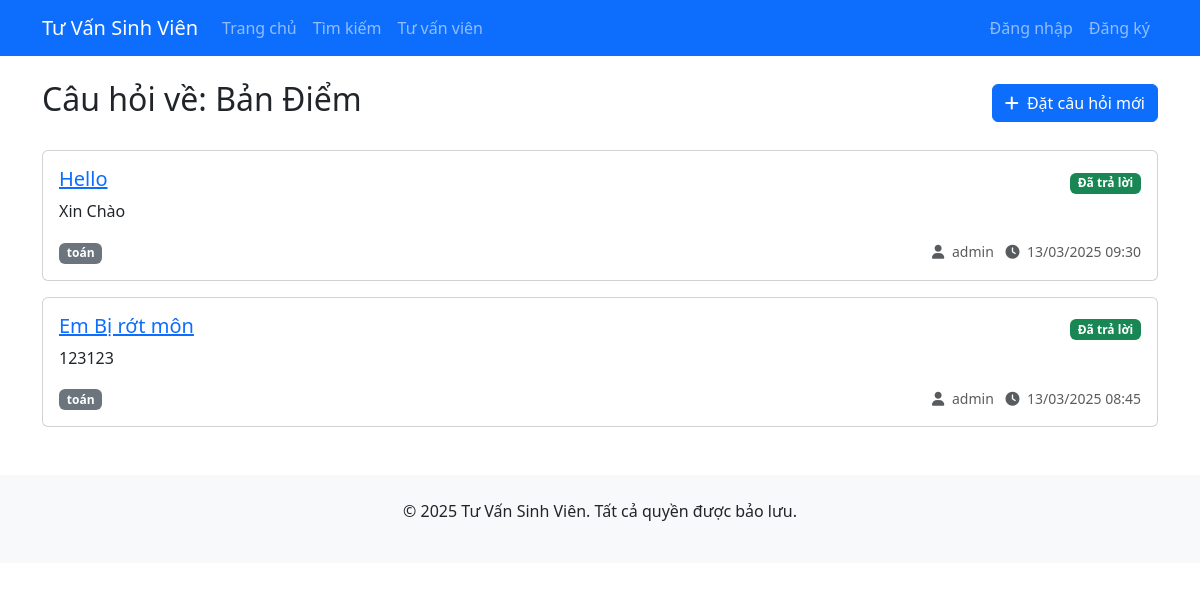
Page /category/1/ on the committed database.
### questions/models.py (models this page shows, shortened)
class QuestionCategory(models.Model):
    name = models.CharField(max_length=100, verbose_name="Tên loại câu hỏi")
    description = models.TextField(blank=True, verbose_name="Mô tả")
    class Meta:
        verbose_name = "Loại câu hỏi"
        verbose_name_plural = "Loại câu hỏi"

class Question(models.Model):
    STATUS_CHOICES = (
        ('pending', 'Chưa trả lời'),
        ('answered', 'Đã trả lời'),
    )
    user = models.ForeignKey(CustomUser, on_delete=models.CASCADE, verbose_name="Người đặt câu hỏi")
    title = models.CharField(max_length=200, verbose_name="Tiêu đề")
    content = models.TextField(verbose_name="Nội dung")
    major = models.ForeignKey(Major, on_delete=models.SET_NULL, null=True, blank=True, verbose_name="Ngành học liên quan")
    category = models.ForeignKey(QuestionCategory, on_delete=models.SET_NULL, null=True, verbose_name="Loại câu hỏi")
    status = models.CharField(max_length=20, choices=STATUS_CHOICES, default='pending', verbose_name="Trạng thái")
    created_at = models.DateTimeField(auto_now_add=True, verbose_name="Ngày tạo")
    updated_at = models.DateTimeField(auto_now=True, verbose_name="Ngày cập nhật")
    class Meta:
        verbose_name = "Câu hỏi"
        verbose_name_plural = "Câu hỏi"
        ordering = ['-created_at']

class Major(models.Model):
    name = models.CharField(max_length=100, verbose_name="Tên ngành")
    department = models.ForeignKey(Department, on_delete=models.CASCADE, verbose_name="Khoa/Đơn vị")
    description = models.TextField(blank=True, verbose_name="Mô tả")
    class Meta:
        verbose_name = "Ngành học"
        verbose_name_plural = "Ngành học"

### accounts/models.py (models this page shows)
class CustomUser(AbstractUser):
    USER_TYPE_CHOICES = (
        ('student', 'Sinh viên'),
        ('alumni', 'Cựu sinh viên'),
        ('parent', 'Phụ huynh'),
        ('high_school', 'Học sinh phổ thông'),
    )
    user_type = models.CharField(max_length=20, choices=USER_TYPE_CHOICES)
    student_id = models.CharField(max_length=20, blank=True, null=True)
    graduation_year = models.IntegerField(blank=True, null=True)  # Cho cựu sinh viên
    phone_number = models.CharField(max_length=15, blank=True, null=True)  # Cho phụ huynh
    grade = models.CharField(max_length=10, blank=True, null=True)  # Cho học sinh phổ thông

### questions/views.py (the view)
# urls.py: path('category/<int:category_id>/', views.category_questions, name='category_questions'),
def category_questions(request, category_id):
    category = get_object_or_404(QuestionCategory, id=category_id)
    questions = Question.objects.filter(category=category).order_by('-created_at')
    return render(request, 'questions/category_questions.html', {
        'category': category,
        'questions': questions
    })

### templates/questions/category_questions.html (shortened to what this page needs)
{% extends 'base.html' %}
{% block content %}
<div class="d-flex justify-content-between align-items-center mb-4">
    <h2>Câu hỏi về: {{ category.name }}</h2>
    <a href="{% url 'ask_question' %}" class="btn btn-primary">
        <i class="fas fa-plus me-1"></i> Đặt câu hỏi mới
    </a>
</div>
{% if questions %}
    {% for question in questions %}
    <div class="card mb-3">
        <div class="card-body">
            <div class="d-flex justify-content-between align-items-center">
                <h5 class="card-title">
                    <a href="{% url 'question_detail' question.id %}">{{ question.title }}</a>
                </h5>
                {% if question.status == 'pending' %}
                <span class="badge bg-warning">Chưa trả lời</span>
                {% else %}
                <span class="badge bg-success">Đã trả lời</span>
                {% endif %}
            </div>
            <p class="card-text">{{ question.content|truncatewords:30 }}</p>
            <div class="d-flex justify-content-between">
                <div>
                    {% if question.major %}
                    <span class="badge bg-secondary">{{ question.major.name }}</span>
                    {% endif %}
                </div>
                <div class="text-muted">
                    <small>
                        <i class="fas fa-user me-1"></i> {{ question.user.get_full_name|default:question.user.username }}
                    </small>
                    <small class="ms-2">
                        <i class="fas fa-clock me-1"></i> {{ question.created_at|date:"d/m/Y H:i" }}
                    </small>
                </div>
            </div>
        </div>
    </div>
    {% endfor %}
{% else %}
    <div class="alert alert-info">
        Chưa có câu hỏi nào trong danh mục này.
    </div>
{% endif %}
{% endblock %}

### rows in the picture
QuestionCategory: name "Bản Điểm"
Question: title "Hello", status "Đã trả lời", content "Xin Chào", major.name "toán", user.get_full_name "admin", created_at "13/03/2025 09:30"
Question: title "Em Bị rớt môn", status "Đã trả lời", content "123123", major.name "toán", user.get_full_name "admin", created_at "13/03/2025 08:45"
